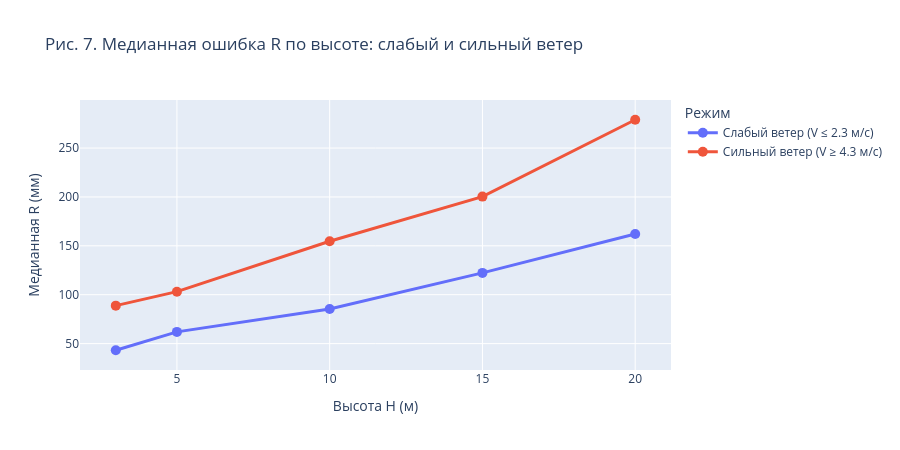

Here is the notebook cell this chart was saved with:
### Markdown cell above
### Влияние рельефа на высотах 15–20 м

Испытания проводились на территории карьера. На высотах до 10–15 м квадрокоптер находится внутри карьерной выемки, где рельеф частично экранирует ветровое воздействие. При подъёме на 15–20 м аппарат выходит над бровкой карьера и попадает в открытый ветровой поток.

Ожидаемый эффект: на высотах 15–20 м к геометрическому рычагу $H \cdot \delta\varphi$ добавляется ветровая составляющая, ранее ослабленная рельефом. Это должно проявляться в **ускорении роста ошибки** и в **увеличении разницы** между измерениями при слабом и сильном ветре.

### Code cell
v_q25 = df["V"].quantile(0.25)
v_q75 = df["V"].quantile(0.75)

low_wind = df[df["V"] <= v_q25].groupby("H")["R"].median().reset_index()
low_wind.columns = ["H", "R_median"]
low_wind["Режим"] = f"Слабый ветер (V ≤ {v_q25:.1f} м/с)"

high_wind = df[df["V"] >= v_q75].groupby("H")["R"].median().reset_index()
high_wind.columns = ["H", "R_median"]
high_wind["Режим"] = f"Сильный ветер (V ≥ {v_q75:.1f} м/с)"

plateau_df = pd.concat([low_wind, high_wind])

fig = px.line(
    plateau_df, x="H", y="R_median", color="Режим",
    markers=True,
    title="Рис. 7. Медианная ошибка R по высоте: слабый и сильный ветер",
    labels={"H": "Высота H (м)", "R_median": "Медианная R (мм)"},
)
fig.update_traces(line=dict(width=3), marker=dict(size=10))
fig.update_layout(height=450)
ALL_FIGS.append(("fig_07_plateau_wind", fig))
fig.show()

### Figure 1 — Plotly figure (JSON) as saved in the notebook; plotly's stock layout.template omitted (floating-point values rounded to 4 significant figures)
{"data": [{"hovertemplate": "Режим=Слабый ветер (V ≤ 2.3 м/с)<br>Высота H (м)=%{x}<br>Медианная R (мм)=%{y}<extra></extra>", "legendgroup": "Слабый ветер (V ≤ 2.3 м/с)", "line": {"color": "#636efa", "dash": "solid", "width": 3}, "marker": {"size": 10, "symbol": "circle"}, "mode": "lines+markers", "name": "Слабый ветер (V ≤ 2.3 м/с)", "orientation": "v", "showlegend": true, "type": "scatter", "x": [3, 5, 10, 15, 20], "xaxis": "x", "y": [43.2, 61.99, 85.36, 122.3, 162.1], "yaxis": "y"}, {"hovertemplate": "Режим=Сильный ветер (V ≥ 4.3 м/с)<br>Высота H (м)=%{x}<br>Медианная R (мм)=%{y}<extra></extra>", "legendgroup": "Сильный ветер (V ≥ 4.3 м/с)", "line": {"color": "#EF553B", "dash": "solid", "width": 3}, "marker": {"size": 10, "symbol": "circle"}, "mode": "lines+markers", "name": "Сильный ветер (V ≥ 4.3 м/с)", "orientation": "v", "showlegend": true, "type": "scatter", "x": [3, 5, 10, 15, 20], "xaxis": "x", "y": [88.82, 103.1, 154.6, 200.4, 278.9], "yaxis": "y"}], "layout": {"height": 450, "legend": {"title": {"text": "Режим"}, "tracegroupgap": 0}, "title": {"text": "Рис. 7. Медианная ошибка R по высоте: слабый и сильный ветер"}, "xaxis": {"anchor": "y", "domain": [0, 1], "title": {"text": "Высота H (м)"}}, "yaxis": {"anchor": "x", "domain": [0, 1], "title": {"text": "Медианная R (мм)"}}}}
